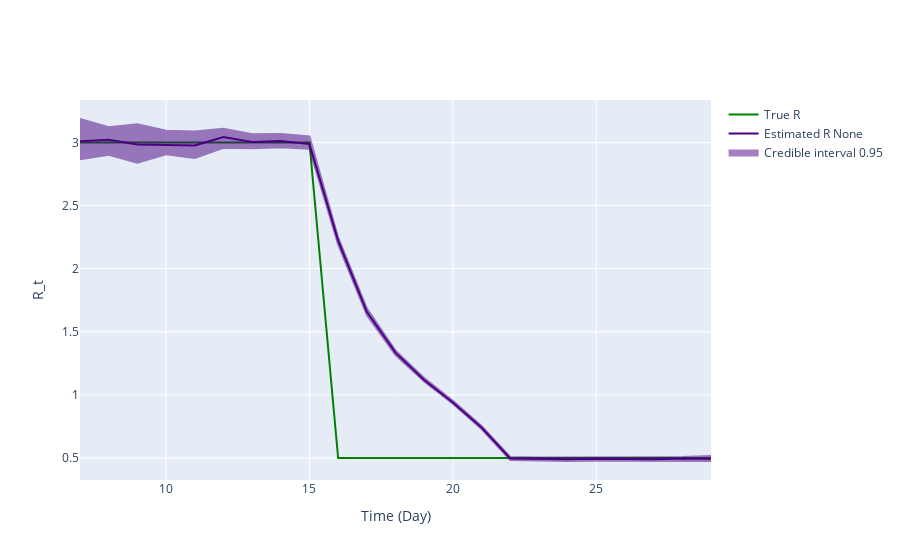

Write notebook code for a chart like this one.
### Markdown cell above
## Inference plot using class method results

### Code cell
fig = ReproductionNumberPlot()

fig.add_ground_truth_rt(ground_truth)
fig.add_interval_rt(new_intervals)

fig.update_labels(time_label='Time (Day)', r_label='R_t')

fig.show_figure()

### Figure 1 — Plotly figure (JSON) as saved in the notebook; plotly's stock layout.template omitted (floating-point values rounded to 4 significant figures)
{"data": [{"line": {"color": "green"}, "mode": "lines", "name": "True R", "type": "scatter", "x": [7, 8, 9, 10, 11, 12, 13, 14, 15, 16, 17, 18, 19, 20, 21, 22, 23, 24, 25, 26, 27, 28, 29], "y": [3, 3, 3, 3, 3, 3, 3, 3, 3, 0.5, 0.5, 0.5, 0.5, 0.5, 0.5, 0.5, 0.5, 0.5, 0.5, 0.5, 0.5, 0.5, 0.5]}, {"line": {"color": "indigo"}, "mode": "lines", "name": "Estimated R None", "type": "scatter", "x": [7, 8, 9, 10, 11, 12, 13, 14, 15, 16, 17, 18, 19, 20, 21, 22, 23, 24, 25, 26, 27, 28, 29], "y": [3.009, 3.021, 2.984, 2.981, 2.976, 3.043, 3.004, 3.012, 2.987, 2.222, 1.658, 1.334, 1.118, 0.9397, 0.7419, 0.4967, 0.4935, 0.489, 0.4945, 0.493, 0.4896, 0.4953, 0.4943]}, {"fill": "toself", "fillcolor": "indigo", "line": {"color": "indigo"}, "mode": "lines", "name": "Credible interval 0.95", "opacity": 0.5, "showlegend": true, "type": "scatter", "x": [7, 8, 9, 10, 11, 12, 13, 14, 15, 16, 17, 18, 19, 20, 21, 22, 23, 24, 25, 26, 27, 28, 29, 29, 28, 27, 26, 25, 24, 23, 22, 21, 20, 19, 18, 17, 16, 15, 14, 13, 12, 11, 10, 9, 8, 7], "y": [3.186, 3.12, 3.145, 3.093, 3.087, 3.109, 3.064, 3.066, 3.047, 2.247, 1.685, 1.35, 1.134, 0.9532, 0.7545, 0.5077, 0.5043, 0.5036, 0.5081, 0.5039, 0.5056, 0.5067, 0.5161, 0.477, 0.4781, 0.4766, 0.4795, 0.4777, 0.476, 0.4819, 0.4845, 0.7292, 0.9296, 1.106, 1.316, 1.632, 2.19, 2.95, 2.962, 2.954, 2.958, 2.877, 2.906, 2.839, 2.903, 2.867]}], "layout": {"hovermode": "x unified", "xaxis": {"title": {"text": "Time (Day)"}}, "yaxis": {"title": {"text": "R_t"}}}}
